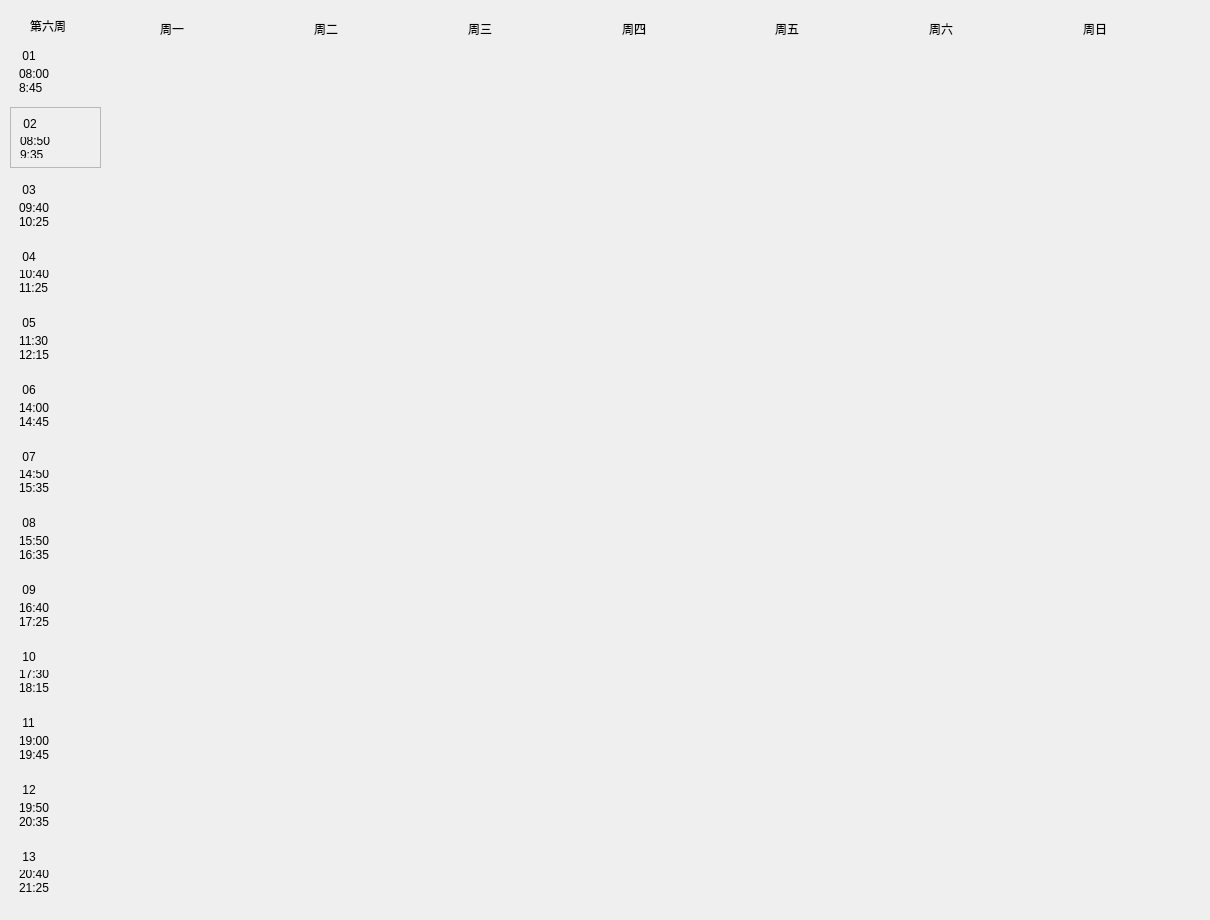
   <widget class="QWidget" name="page6">
    <widget class="QWidget" name="widget_81" native="true">
     <property name="geometry">
      <rect>
       <x>10</x>
       <y>0</y>
       <width>1191</width>
       <height>911</height>
      </rect>
     </property>
     <widget class="QLabel" name="firstweek_6">
      <property name="geometry">
       <rect>
        <x>20</x>
        <y>10</y>
        <width>71</width>
        <height>31</height>
       </rect>
      </property>
      <property name="styleSheet">
       <string notr="true">font: 12pt &quot;微软雅黑&quot;;</string>
      </property>
      <property name="text">
       <string>第六周</string>
      </property>
     </widget>
     <widget class="QWidget" name="widget_82" native="true">
      <property name="geometry">
       <rect>
        <x>0</x>
        <y>40</y>
        <width>91</width>
        <height>861</height>
       </rect>
      </property>
      <layout class="QVBoxLayout" name="verticalLayout_71">
       <item>
        <widget class="QWidget" name="widget_83" native="true">
         <layout class="QVBoxLayout" name="verticalLayout_72">
          <item>
           <widget class="QLabel" name="num1_6">
            <property name="styleSheet">
             <string notr="true">font: rgb(32, 48, 126);
font: 12pt &quot;隶书&quot;;</string>
            </property>
            <property name="text">
             <string> 01</string>
            </property>
           </widget>
          </item>
          <item>
           <widget class="QLabel" name="first_6">
            <property name="text">
             <string>08:00
8:45</string>
            </property>
            <property name="scaledContents">
             <bool>false</bool>
            </property>
           </widget>
          </item>
         </layout>
        </widget>
       </item>
       <item>
        <widget class="QFrame" name="frame_6">
         <property name="frameShape">
          <enum>QFrame::StyledPanel</enum>
         </property>
         <property name="frameShadow">
          <enum>QFrame::Raised</enum>
         </property>
         <layout class="QVBoxLayout" name="verticalLayout_73">
          <item>
           <widget class="QLabel" name="num2_6">
            <property name="styleSheet">
             <string notr="true">font: rgb(32, 48, 126);
font: 12pt &quot;隶书&quot;;</string>
            </property>
            <property name="text">
             <string> 02</string>
            </property>
           </widget>
          </item>
          <item>
           <widget class="QLabel" name="second_6">
            <property name="text">
             <string>08:50
9:35</string>
            </property>
           </widget>
          </item>
         </layout>
        </widget>
       </item>
       <item>
        <widget class="QWidget" name="widget_84" native="true">
         <layout class="QVBoxLayout" name="verticalLayout_74">
          <item>
           <widget class="QLabel" name="num3_6">
            <property name="styleSheet">
             <string notr="true">font: 12pt &quot;隶书&quot;;</string>
            </property>
            <property name="text">
             <string> 03</string>
            </property>
           </widget>
          </item>
          <item>
           <widget class="QLabel" name="third_6">
            <property name="text">
             <string>09:40
10:25</string>
            </property>
           </widget>
          </item>
         </layout>
        </widget>
       </item>
       <item>
        <widget class="QWidget" name="widget_85" native="true">
         <layout class="QVBoxLayout" name="verticalLayout_75">
          <item>
           <widget class="QLabel" name="num4_6">
            <property name="styleSheet">
             <string notr="true">font: 12pt &quot;隶书&quot;;</string>
            </property>
            <property name="text">
             <string> 04</string>
            </property>
           </widget>
          </item>
          <item>
           <widget class="QLabel" name="forth_6">
            <property name="text">
             <string>10:40
11:25</string>
            </property>
           </widget>
          </item>
         </layout>
        </widget>
       </item>
       <item>
        <widget class="QWidget" name="widget_86" native="true">
         <layout class="QVBoxLayout" name="verticalLayout_76">
          <item>
           <widget class="QLabel" name="num5_6">
            <property name="styleSheet">
             <string notr="true">font: 12pt &quot;隶书&quot;;</string>
            </property>
            <property name="text">
             <string> 05</string>
            </property>
           </widget>
          </item>
          <item>
           <widget class="QLabel" name="fifth_6">
            <property name="text">
             <string>11:30
12:15</string>
            </property>
           </widget>
          </item>
         </layout>
        </widget>
       </item>
       <item>
        <widget class="QWidget" name="widget_87" native="true">
         <layout class="QVBoxLayout" name="verticalLayout_77">
          <item>
           <widget class="QLabel" name="num6_6">
            <property name="styleSheet">
             <string notr="true">font: 12pt &quot;隶书&quot;;</string>
            </property>
            <property name="text">
             <string> 06</string>
            </property>
           </widget>
          </item>
          <item>
           <widget class="QLabel" name="sixth_6">
            <property name="text">
             <string>14:00
14:45</string>
            </property>
           </widget>
          </item>
         </layout>
        </widget>
       </item>
       <item>
        <widget class="QWidget" name="widget_88" native="true">
         <layout class="QVBoxLayout" name="verticalLayout_78">
          <item>
           <widget class="QLabel" name="num7_6">
            <property name="styleSheet">
             <string notr="true">font: 12pt &quot;隶书&quot;;</string>
            </property>
            <property name="text">
             <string> 07</string>
            </property>
           </widget>
          </item>
          <item>
           <widget class="QLabel" name="seventh_6">
            <property name="text">
             <string>14:50
15:35</string>
            </property>
           </widget>
          </item>
         </layout>
        </widget>
       </item>
       <item>
        <widget class="QWidget" name="widget_89" native="true">
         <layout class="QVBoxLayout" name="verticalLayout_79">
          <item>
           <widget class="QLabel" name="num8_6">
            <property name="styleSheet">
             <string notr="true">font: 12pt &quot;隶书&quot;;</string>
            </property>
            <property name="text">
             <string> 08</string>
            </property>
           </widget>
          </item>
          <item>
           <widget class="QLabel" name="eighth_6">
            <property name="text">
             <string>15:50
16:35</string>
            </property>
           </widget>
          </item>
         </layout>
        </widget>
       </item>
       <item>
        <widget class="QWidget" name="widget_90" native="true">
         <layout class="QVBoxLayout" name="verticalLayout_80">
          <item>
           <widget class="QLabel" name="num9_6">
            <property name="styleSheet">
             <string notr="true">font: 12pt &quot;隶书&quot;;</string>
            </property>
            <property name="text">
             <string> 09</string>
            </property>
           </widget>
          </item>
          <item>
           <widget class="QLabel" name="ninth_6">
            <property name="text">
             <string>16:40
17:25</string>
            </property>
           </widget>
          </item>
         </layout>
        </widget>
       </item>
       <item>
        <widget class="QWidget" name="widget_91" native="true">
         <layout class="QVBoxLayout" name="verticalLayout_81">
          <item>
           <widget class="QLabel" name="num10_6">
            <property name="styleSheet">
             <string notr="true">font: 12pt &quot;隶书&quot;;</string>
            </property>
            <property name="text">
             <string> 10</string>
            </property>
           </widget>
          </item>
          <item>
           <widget class="QLabel" name="tenth_6">
            <property name="text">
             <string>17:30
18:15</string>
            </property>
           </widget>
          </item>
         </layout>
        </widget>
       </item>
       <item>
        <widget class="QWidget" name="widget_92" native="true">
         <layout class="QVBoxLayout" name="verticalLayout_82">
          <item>
           <widget class="QLabel" name="num11_6">
            <property name="styleSheet">
             <string notr="true">font: 12pt &quot;隶书&quot;;</string>
            </property>
            <property name="text">
             <string> 11</string>
            </property>
           </widget>
          </item>
          <item>
           <widget class="QLabel" name="eleventh_6">
            <property name="text">
             <string>19:00
19:45</string>
            </property>
           </widget>
          </item>
         </layout>
        </widget>
       </item>
       <item>
        <widget class="QWidget" name="widget_93" native="true">
         <layout class="QVBoxLayout" name="verticalLayout_83">
          <item>
           <widget class="QLabel" name="num12_6">
            <property name="styleSheet">
             <string notr="true">font: 12pt &quot;隶书&quot;;</string>
            </property>
            <property name="text">
             <string> 12</string>
            </property>
           </widget>
          </item>
          <item>
           <widget class="QLabel" name="twelfth_6">
            <property name="text">
             <string>19:50
20:35</string>
            </property>
           </widget>
          </item>
         </layout>
        </widget>
       </item>
       <item>
        <widget class="QWidget" name="widget_94" native="true">
         <layout class="QVBoxLayout" name="verticalLayout_84">
          <item>
           <widget class="QLabel" name="num13_6">
            <property name="styleSheet">
             <string notr="true">font: 12pt &quot;隶书&quot;;</string>
            </property>
            <property name="text">
             <string> 13</string>
            </property>
           </widget>
          </item>
          <item>
           <widget class="QLabel" name="thirteenth_6">
            <property name="text">
             <string>20:40
21:25</string>
            </property>
           </widget>
          </item>
         </layout>
        </widget>
       </item>
      </layout>
     </widget>
     <widget class="QWidget" name="widget_95" native="true">
      <property name="geometry">
       <rect>
        <x>150</x>
        <y>10</y>
        <width>1071</width>
        <height>37</height>
       </rect>
      </property>
      <property name="styleSheet">
       <string notr="true">font: 12pt &quot;隶书&quot;;</string>
      </property>
      <layout class="QHBoxLayout" name="horizontalLayout_6">
       <item>
        <widget class="QLabel" name="mon_6">
         <property name="text">
          <string>周一</string>
         </property>
        </widget>
       </item>
       <item>
        <widget class="QLabel" name="tue_6">
         <property name="text">
          <string>周二</string>
         </property>
        </widget>
       </item>
       <item>
        <widget class="QLabel" name="wed_6">
         <property name="text">
          <string>周三</string>
         </property>
        </widget>
       </item>
       <item>
        <widget class="QLabel" name="thu_6">
         <property name="text">
          <string>周四</string>
         </property>
        </widget>
       </item>
       <item>
        <widget class="QLabel" name="fri_6">
         <property name="text">
          <string>周五</string>
         </property>
        </widget>
       </item>
       <item>
        <widget class="QLabel" name="sat_6">
         <property name="text">
          <string>周六</string>
         </property>
        </widget>
       </item>
       <item>
        <widget class="QLabel" name="sun_6">
         <property name="text">
          <string>周日</string>
         </property>
        </widget>
       </item>
      </layout>
     </widget>
     <widget class="QWidget" name="widget_96" native="true">
      <property name="geometry">
       <rect>
        <x>100</x>
        <y>50</y>
        <width>1061</width>
        <height>851</height>
       </rect>
      </property>
     </widget>
    </widget>
   </widget>
